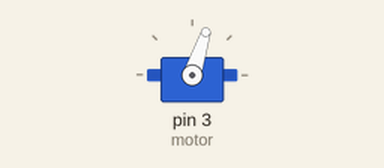
Recording of a sketch running on a simulated Arduino Uno, built with avr-gcc and run on an emulated ATmega328P. On the bench: servo.

Above: at 0.05 s.
At 0.6 s:
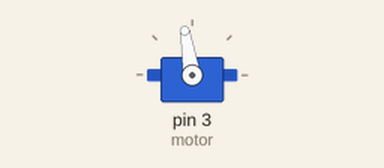
At 2.05 s:
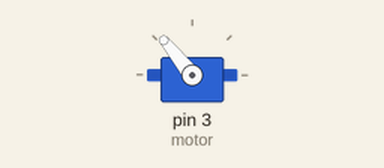
At 4.1 s:
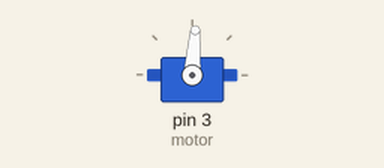
Timing chart, 0 to 8.3 s (numbered marks = the images above):
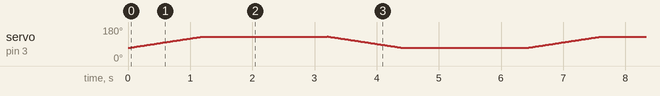

The sketch:

testeservo.ino
```cpp
#include <Servo.h>

Servo motor;

int i = 0;


void setup() {
  motor.attach(3);

}

void loop() {
  for(i=70; i<130; i++){
  motor.write(i);
  delay(20);
  }

  delay(2000);

  for(i=130; i>70; i--){
    motor.write(i);
    delay(20); }

  delay(2000);


}
```
